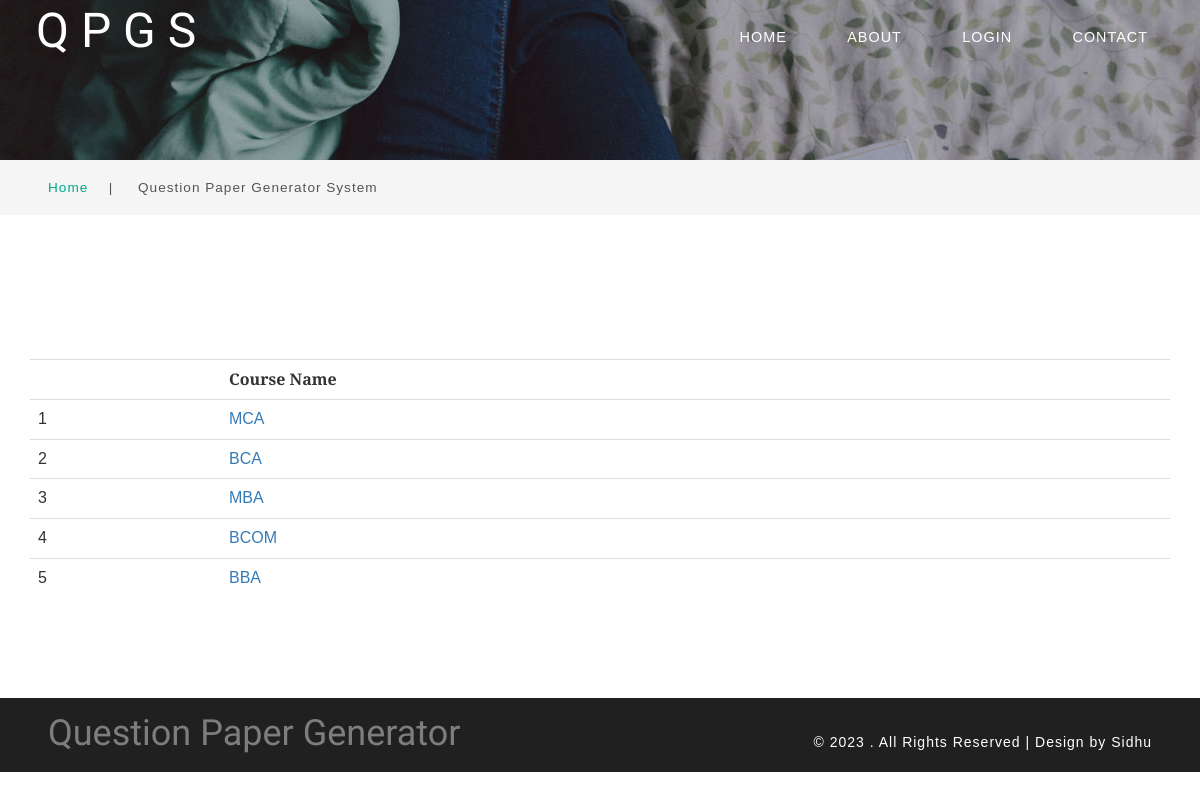
Screenshot of /viewcourse/ with the database file from the repository.
### master/models.py (models this page shows, shortened)
class Course(models.Model):
    course_name = models.CharField(max_length=60)
    created = models.DateTimeField(auto_now=True)

### master/views.py (the view)
# urls.py: path('viewcourse/', Courseview.as_view(), name='viewcourse'),
class Courseview(ListView):
    template_name = 'viewcourse.html'
    model = Course
    context_object_name = 'list'
    queryset = Course.objects.all()

### templates/viewcourse.html
{% extends "base.html" %}
{% load static %}
{% load bootstrap4 %}
{% block content %}
<table class="table table-dark">
    <tr>
        <th></th>
        <th>Course Name</th>
    </tr>
    {% for i in list %}
    <tr><td>{{ forloop.counter }}</td>
        <td><a href="{% url 'course_detail' i.id %}">{{i.course_name}}</a></td>
    </tr>{% endfor %}
</table>
    {% endblock %}

### static/css/style.css (style rules this page uses)
html, body { margin: 0; font-size: 100%; font-family: 'Merriweather Sans', sans-serif; background: #fff; }
body a { text-decoration: none; transition: 0.5s all; -webkit-transition: 0.5s all; -moz-transition: 0.5s all; -o-transition: 0.5s all; -ms-transition: 0.5s all; }

### rows the page displays
Course: course_name "MCA"
Course: course_name "BCA"
Course: course_name "MBA"
Course: course_name "BCOM"
Course: course_name "BBA"
